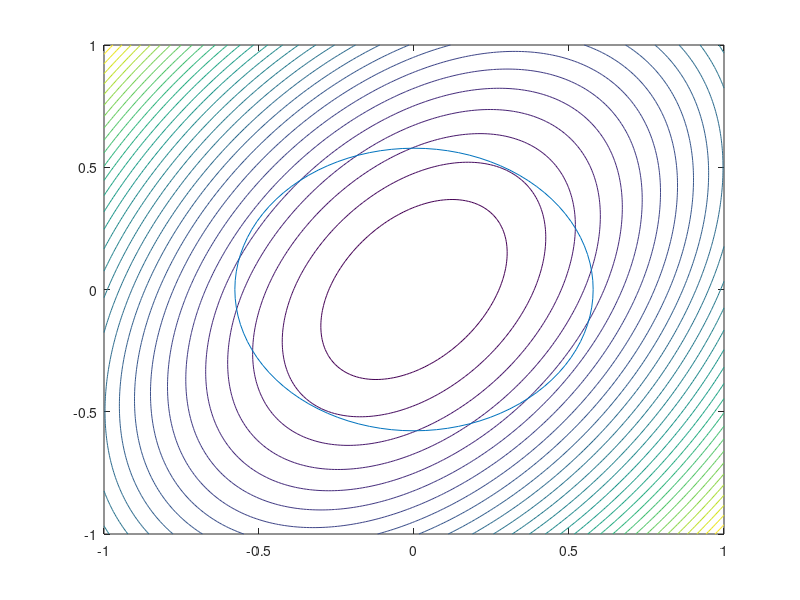

This chart was generated by the following MATLAB code:
n = 200;
x1 = linspace(-1,1,n);
x2 = linspace(-1,1,n);
[x1m,x2m] = meshgrid(x1,x2);

A = [0,-1;1,-1];
P = lyap(A',eye(2));

% V = [x1;x2]'*P*[x1;x2];
V = x1m.*(x1m*P(1,1) + x2m*P(1,2)) + x2m.*(x1m*P(2,1) + x2m*P(2,2));
contour(x1m,x2m,V,30)
hold on

x1dot = x1m.^3-x2m;
x2dot = x1m-x2m;
Vdot = 2*(x1dot.*(x1m*P(1,1) + x2m*P(1,2))+x2dot.*(x1m*P(2,1) + x2m*P(2,2)));

% contour(x1m,x2m,Vdot)

min_r = 1e8;

x = 0;
y = 0;

for i=1:n
    for j=1:n
        if Vdot(i,j) >= 0
            r = norm([x;y] - [x1m(i,j);x2m(i,j)],2);
            if r < min_r
                min_r = r;
            end

        end
    end

end
min_r

th = 0:pi/50:2*pi;
xunit = min_r * cos(th) + x;
yunit = min_r * sin(th) + y;
h = plot(xunit, yunit);


% vectfieldn(@(t,x)fun(t,x),-2:.1:2,-2:.1:2)

hold off

function [y] = fun(t,x)
    y = [x(1)^3-x(2);
        x(1)-x(2)];
end